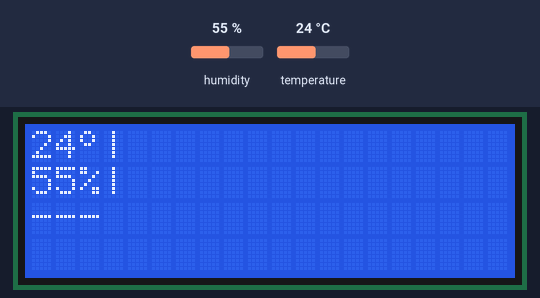
The sketch below on a simulated Arduino Uno, built with avr-gcc and run on an emulated ATmega328P. Parts: 20×4 character LCD. The test bench sets the inputs (shaded band); at power-on: humidity 55 %, temperature 24 °C. What the sketch prints to the serial monitor is not drawn.

Above: at 2.8 s.
2.9 s: humidity set to 22 %
At 5.7 s:
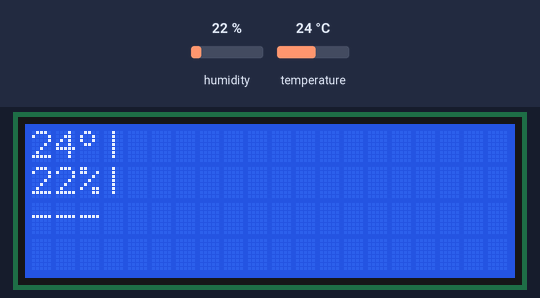
6.0 s: temperature set to 12 °C
At 7.7 s:
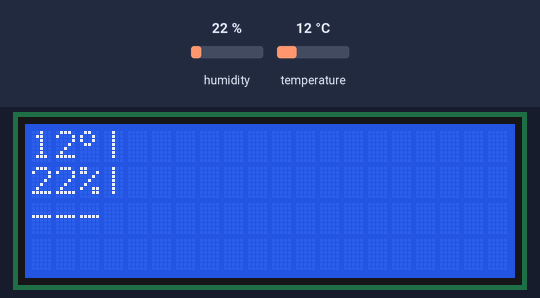
8.3 s: humidity set to 40 %
At 9.5 s:
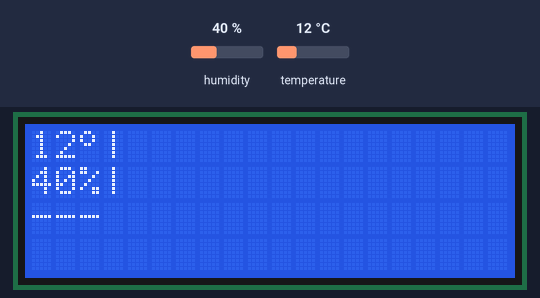
10.5 s: temperature set to 19 °C
Timing chart, 0 to 13.5 s (numbered marks = the images above; inputs shaded):
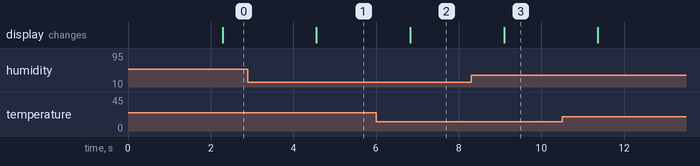

Measured:
- after the input at 2.9 s, the display: changes after 1.7 s (image 1)
- after the input at 6.0 s, the display: changes after 0.83 s (image 2)
- after the input at 8.3 s, the display: changes after 0.80 s (image 3)

The sketch:

IR_Receiver.ino
```cpp
#include <Wire.h>
#include <dht_nonblocking.h>
#include <LiquidCrystal_I2C.h>
#define VCC13 13
#define DHT_SENSOR_TYPE DHT_TYPE_11
static const int DHT_SENSOR_PIN = 12;
DHT_nonblocking dht_sensor( DHT_SENSOR_PIN, DHT_SENSOR_TYPE );

LiquidCrystal_I2C LCD(0x27, 20, 4);
int i=0;
byte simvol[8] = {
0b01100,
0b10010,
0b10010,
0b01100,
0b00000,
0b00000,
0b00000,
0b00000
};

void setup() {
  Wire.begin();
  LCD.begin();
  LCD.createChar(1, simvol);
  Serial.begin(9600);
  pinMode(VCC13, OUTPUT);
  digitalWrite(VCC13, HIGH);
}

void loop() {

  float temperature, humidity;
  if(dht_sensor.measure(&temperature, &humidity))
  {
    Serial.print("temperature : "); Serial.println(temperature);
    Serial.print("humidity : "); Serial.println(humidity);
    LCD.clear();
    LCD.setCursor(0, 0);
    LCD.print(int(temperature));
    LCD.print(char(1));
    LCD.print("|");
    LCD.setCursor(0,1);
    LCD.print(int(humidity));
    LCD.print("%|");
    LCD.setCursor(0,2);
    LCD.print("---");

  }

}
```
